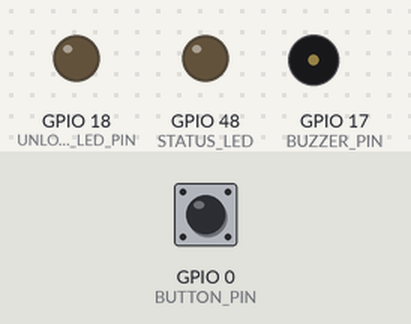
A sketch run on a simulated ESP32-S3. Shown: output pins drawn as LEDs (lit = HIGH), buzzer (waves = sounding). The inputs (shaded band) are chosen by the test bench; at power-on: GPIO 0 (BUTTON_PIN) HIGH. Nothing arrives over Bluetooth unless stated; a phone connects over Bluetooth LE 3 s after start; what the sketch prints to the serial monitor is not drawn.

Above: at 2.1 s.
2.2 s: GPIO 0 (BUTTON_PIN) pulled LOW for 0.15 s
4.5 s: GPIO 0 (BUTTON_PIN) pulled LOW for 1 s
At 6.7 s:
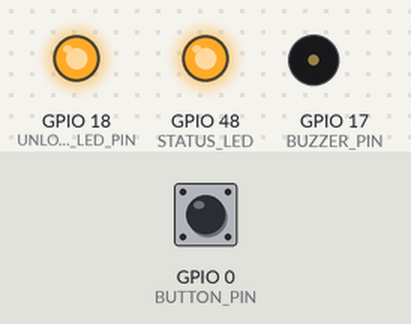
At 11.0 s:
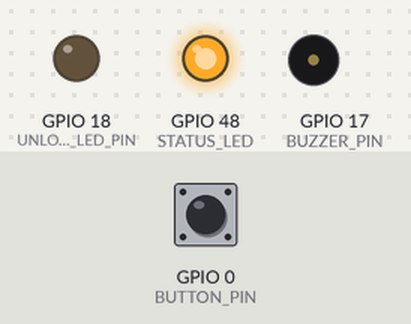
Timing chart, 0 to 12.5 s (numbered marks = the images above; inputs shaded):
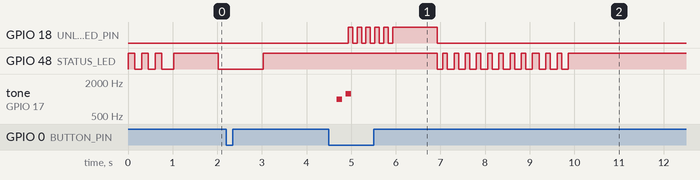

Measured:
- after the input at 4.5 s, GPIO 18 (UNLOCK_LED_PIN): goes 5 × (HIGH 0.10 s, LOW 0.10 s), HIGH 1.0 s, then LOW, starting after 0.43 s; GPIO 48 (STATUS_LED): alternates HIGH for 0.10 s and LOW for 0.15 s, 24 changes in all, then stays HIGH, starting after 2.4 s

The sketch:

esp32_beacon.ino
```cpp
#include "BLEDevice.h"
#include "BLEServer.h"
#include "BLEUtils.h"
#include "BLE2902.h"

// 하드웨어 핀 설정
#define STATUS_LED 48     // ESP32-S3 내장 LED
#define BUTTON_PIN 0      // BOOT 버튼
#define BUZZER_PIN 17     // 부저 핀
#define UNLOCK_LED_PIN 18 // 차량 해제 LED 핀

// BLE 서비스 및 특성 UUID
#define SERVICE_UUID        "12345678-1234-1000-8000-00805F9B34FB"
#define CHARACTERISTIC_UUID "87654321-4321-1000-8000-00805F9B34FB"

// BLE 객체들
BLEServer* pServer = nullptr;
BLECharacteristic* pCharacteristic = nullptr;
bool deviceConnected = false;

// 버튼 상태 관리
bool lastButtonState = HIGH;
bool currentButtonState = HIGH;
unsigned long lastDebounceTime = 0;
unsigned long debounceDelay = 50;

// 상태 관리
bool unlockEventActive = false;
unsigned long unlockEventStartTime = 0;
const unsigned long UNLOCK_EVENT_DURATION = 3000; // 3초

// BLE 서버 콜백
class MyServerCallbacks: public BLEServerCallbacks {
    void onConnect(BLEServer* pServer) {
      deviceConnected = true;
      Serial.println("🔗 클라이언트 연결됨!");
    }

    void onDisconnect(BLEServer* pServer) {
      deviceConnected = false;
      Serial.println("🔌 클라이언트 연결 해제됨");
      // 재광고 시작
      BLEDevice::startAdvertising();
      Serial.println("📡 재광고 시작");
    }
};

void setup() {
  Serial.begin(115200);
  Serial.println("======================================");
  Serial.println("🚗 ESP32-S3 Smart Key (BLE 통신 방식)");
  Serial.println("======================================");

  // 핀 초기화
  pinMode(STATUS_LED, OUTPUT);
  pinMode(BUTTON_PIN, INPUT_PULLUP);
  pinMode(BUZZER_PIN, OUTPUT);
  pinMode(UNLOCK_LED_PIN, OUTPUT);

  digitalWrite(STATUS_LED, LOW);
  digitalWrite(BUZZER_PIN, LOW);
  digitalWrite(UNLOCK_LED_PIN, LOW);

  // 시작 신호
  for(int i = 0; i < 3; i++) {
    digitalWrite(STATUS_LED, HIGH);
    delay(150);
    digitalWrite(STATUS_LED, LOW);
    delay(150);
  }

  // BLE 초기화
  setupBLE();

  Serial.println("✅ 시스템 준비 완료!");
  Serial.println("🔘 버튼을 눌러 차량 해제 신호 전송!");
  Serial.println("======================================");
}

void loop() {
  // 버튼 체크
  checkButton();

  // 해제 이벤트 관리
  manageUnlockEvent();

  // 상태 LED 관리
  manageStatusLED();

  // 시스템 상태 출력 (5초마다)
  printSystemStatus();

  delay(50);
}

// BLE 설정
void setupBLE() {
  Serial.println("📡 BLE 서버 초기화 중...");

  // BLE 디바이스 초기화
  BLEDevice::init("ESP32-SmartKey");

  // BLE 서버 생성
  pServer = BLEDevice::createServer();
  pServer->setCallbacks(new MyServerCallbacks());

  // BLE 서비스 생성
  BLEService *pService = pServer->createService(SERVICE_UUID);

  // BLE 특성 생성 (읽기 + 알림)
  pCharacteristic = pService->createCharacteristic(
                      CHARACTERISTIC_UUID,
                      BLECharacteristic::PROPERTY_READ |
                      BLECharacteristic::PROPERTY_NOTIFY
                    );

  pCharacteristic->addDescriptor(new BLE2902());

  // 서비스 시작
  pService->start();

  // 광고 시작
  BLEAdvertising *pAdvertising = BLEDevice::getAdvertising();
  pAdvertising->addServiceUUID(SERVICE_UUID);
  pAdvertising->setScanResponse(false);
  pAdvertising->setMinPreferred(0x0);
  BLEDevice::startAdvertising();

  Serial.println("✅ BLE 서버 시작 완료!");
  Serial.println("📱 스캐너 연결 대기 중...");
}

// 버튼 확인
void checkButton() {
  int reading = digitalRead(BUTTON_PIN);

  if (reading != lastButtonState) {
    lastDebounceTime = millis();
  }

  if ((millis() - lastDebounceTime) > debounceDelay) {
    if (reading != currentButtonState) {
      currentButtonState = reading;

      if (currentButtonState == LOW && !unlockEventActive) {
        Serial.println("🔘 버튼 감지! 해제 신호 전송!");
        sendUnlockEvent();
      }
    }
  }

  lastButtonState = reading;
}

// 해제 이벤트 전송 (BLE 통신)
void sendUnlockEvent() {
  if (!deviceConnected) {
    Serial.println("⚠️ 클라이언트가 연결되지 않음");
    return;
  }

  Serial.println("📡 BLE로 해제 신호 전송!");

  // "UNLOCK" 신호 전송
  String unlockMessage = "UNLOCK";
  pCharacteristic->setValue(unlockMessage.c_str());
  pCharacteristic->notify();

  // 로컬 피드백
  executeLocalUnlockEffect();

  unlockEventActive = true;
  unlockEventStartTime = millis();

  Serial.println("✅ 해제 신호 전송 완료!");
}

// 로컬 해제 효과
void executeLocalUnlockEffect() {
  // 부저 소리
  playUnlockSound();

  // LED 효과
  unlockLightEffect();
}

// 해제 이벤트 관리
void manageUnlockEvent() {
  if (unlockEventActive && (millis() - unlockEventStartTime > UNLOCK_EVENT_DURATION)) {
    unlockEventActive = false;
    Serial.println("🔄 해제 이벤트 종료");
  }
}

// 상태 LED 관리
void manageStatusLED() {
  static unsigned long lastBlink = 0;
  unsigned long currentTime = millis();

  if (!deviceConnected) {
    // 연결되지 않음: 느린 깜빡임
    if (currentTime - lastBlink > 1000) {
      digitalWrite(STATUS_LED, !digitalRead(STATUS_LED));
      lastBlink = currentTime;
    }
  } else if (unlockEventActive) {
    // 해제 이벤트: 빠른 깜빡임
    if (currentTime - lastBlink > 100) {
      digitalWrite(STATUS_LED, !digitalRead(STATUS_LED));
      lastBlink = currentTime;
    }
  } else {
    // 연결됨: 항상 켜짐
    digitalWrite(STATUS_LED, HIGH);
  }
}

// 부저 소리
void playUnlockSound() {
  // 첫 번째 톤
  for (int i = 0; i < 100; i++) {
    digitalWrite(BUZZER_PIN, HIGH);
    delayMicroseconds(500);
    digitalWrite(BUZZER_PIN, LOW);
    delayMicroseconds(500);
  }

  delay(100);

  // 두 번째 톤 (더 높은 음)
  for (int i = 0; i < 120; i++) {
    digitalWrite(BUZZER_PIN, HIGH);
    delayMicroseconds(400);
    digitalWrite(BUZZER_PIN, LOW);
    delayMicroseconds(400);
  }

  digitalWrite(BUZZER_PIN, LOW);
}

// LED 효과
void unlockLightEffect() {
  // 빠른 깜빡임
  for (int i = 0; i < 5; i++) {
    digitalWrite(UNLOCK_LED_PIN, HIGH);
    delay(100);
    digitalWrite(UNLOCK_LED_PIN, LOW);
    delay(100);
  }

  // 긴 점등
  digitalWrite(UNLOCK_LED_PIN, HIGH);
  delay(1000);
  digitalWrite(UNLOCK_LED_PIN, LOW);
}

// 시스템 상태 출력
void printSystemStatus() {
  static unsigned long lastStatus = 0;
  if (millis() - lastStatus > 5000) {
    lastStatus = millis();

    Serial.println("📊 시스템 상태:");
    Serial.printf("   디바이스명: ESP32-SmartKey\n");
    Serial.printf("   연결 상태: %s\n", deviceConnected ? "연결됨 ✅" : "대기 중 ⏳");
    Serial.printf("   해제 이벤트: %s\n", unlockEventActive ? "활성화" : "대기");
    Serial.printf("   메모리: %d bytes\n", ESP.getFreeHeap());

    String macAddress = BLEDevice::getAddress().toString().c_str();
    Serial.printf("   📍 MAC 주소: %s\n", macAddress.c_str());

    Serial.println("   🔘 버튼을 눌러 해제 신호 전송!");
    Serial.println("----------------------------------------");
  }
}
```
